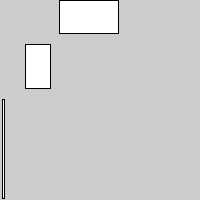
Frame 1 (no input)
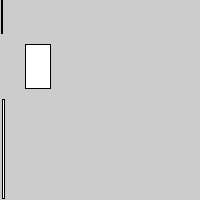
Frame 60 (the mouse pressed at the canvas centre just before this capture)
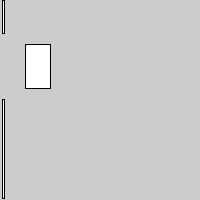
Frame 120 (the mouse held since frame 60 and released just before this capture)

The Processing sketch that drew these frames (run headless with seeded random() and noise(); from frame 60 on, the mouse is pressed at the canvas centre):

// Processing sketch: processing_554
// ── processing_554.pde

void setup(){
 size (200,200);
} 	

void draw() {
  background(204);
  int s = second();  // Values from 0 - 59
  int m = minute();  // Values from 0 - 59
  int h = hour();    // Values from 0 - 23
  rect(s, 0, s, 33);
  rect(m, 44, m, 44);
  rect(h, 99, h, 99);
}
